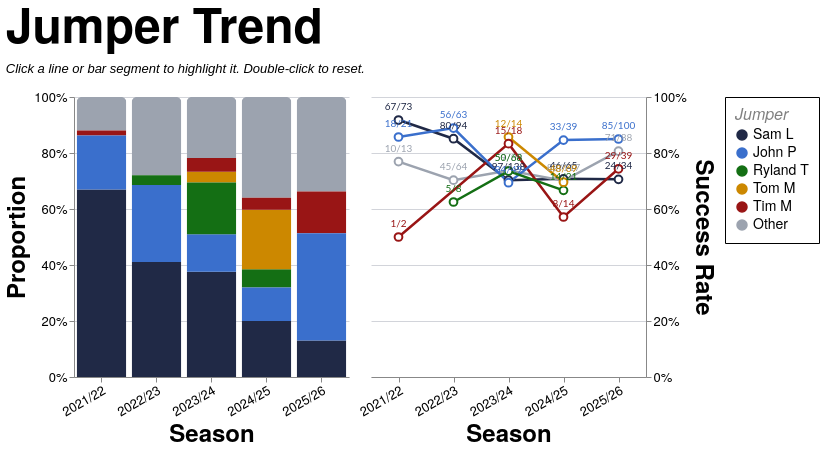

Express this chart as Vega-Lite.
### Vega-Lite specification from a JSON file in a GitHub repository (floating-point values rounded to 4 significant figures; data arrays with more than 128 entries replaced by an {"elided": "..."} marker saying what was removed)
{"config": {"axis": {"labelFont": "PT Sans Narrow, Helvetica Neue, Helvetica, Arial, sans-serif", "titleFont": "PT Sans Narrow, Helvetica Neue, Helvetica, Arial, sans-serif", "labelFontSize": 13, "titleFontSize": 24, "gridColor": "#202947", "gridOpacity": 0.2, "zindex": 1}, "text": {"font": "Lato, sans-serif"}, "bar": {"cornerRadiusEnd": 5}, "header": {"labelFont": "PT Sans Narrow, Helvetica Neue, Helvetica, Arial, sans-serif", "titleFont": "PT Sans Narrow, Helvetica Neue, Helvetica, Arial, sans-serif", "labelFontSize": 24, "titleFontSize": 28, "labelFontWeight": "bold", "orient": "left"}, "legend": {"labelFont": "PT Sans Narrow, Helvetica Neue, Helvetica, Arial, sans-serif", "titleFont": "PT Sans Narrow, Helvetica Neue, Helvetica, Arial, sans-serif", "labelFontSize": 14, "titleFontSize": 16, "titlePadding": 5, "fillColor": "white", "strokeColor": "black", "padding": 10, "titleFontWeight": "lighter", "titleFontStyle": "italic", "titleColor": "gray", "offset": 10}, "title": {"font": "PT Sans Narrow, Helvetica Neue, Helvetica, Arial, sans-serif", "fontSize": 48, "fontWeight": "bold", "anchor": "start", "align": "center", "titlePadding": 20, "subtitlePadding": 10, "subtitleFontSize": 13, "subtitleColor": "", "subtitleFontStyle": "italic", "offset": 15, "color": "black"}, "axisX": {"labelAngle": 0}, "facet": {"title": null, "header": null, "align": {"row": "each", "column": "each"}, "spacing": 10}, "resolve": {"scale": {"y": "independent", "facet": "independent"}}, "background": "transparent", "scale": {"offsetBandPaddingOuter": 0.2, "offsetBandPaddingInner": 0.1}, "view": {"stroke": null, "background": "transparent"}}, "hconcat": [{"mark": {"type": "bar", "opacity": 0.85}, "encoding": {"color": {"field": "jumper_tier", "scale": {"domain": ["Sam L", "John P", "Ryland T", "Tom M", "Tim M", "Other"], "range": ["#202946", "#3a6fcc", "#146f14", "#cc8800", "#991515", "#9ca3af"]}, "title": "Jumper", "type": "nominal"}, "opacity": {"condition": {"param": "param_12", "value": 1.0, "empty": true}, "value": 0.2}, "order": {"field": "tier_sort_order", "sort": "ascending", "type": "quantitative"}, "tooltip": [{"field": "season", "title": "Season", "type": "nominal"}, {"field": "jumper_tier_name", "title": "Jumper", "type": "nominal"}, {"field": "attempts", "format": ",.0f", "title": "Attempts", "type": "quantitative"}, {"field": "won", "format": ",.0f", "title": "Won", "type": "quantitative"}, {"field": "success_rate", "format": ".1%", "title": "Success Rate", "type": "quantitative"}], "x": {"axis": {"labelAngle": -30}, "field": "season", "sort": ["2021/22", "2022/23", "2023/24", "2024/25", "2025/26"], "title": "Season", "type": "nominal"}, "y": {"axis": {"format": "%", "orient": "left"}, "field": "attempts", "stack": "normalize", "title": "Proportion", "type": "quantitative"}}, "height": 280, "name": "view_12", "transform": [{"filter": "(loSquad == 'All' || datum.squad == loSquad) && (loGameType == 'All' || (loGameType == 'League + Cup' && (datum.game_type == 'League' || datum.game_type == 'Cup')) || (loGameType == 'League only' && datum.game_type == 'League') || datum.game_type == loGameType) && (loThrower == 'All' || datum.thrower == loThrower) && (loArea == 'All' || datum.area == loArea) && (loNumbers == 'All' || datum.numbers == loNumbers)"}, {"aggregate": [{"op": "count", "as": "attempts"}, {"op": "sum", "field": "won", "as": "won"}], "groupby": ["season", "jumper_tier", "jumper_tier_name"]}, {"joinaggregate": [{"op": "sum", "field": "attempts", "as": "season_attempts"}], "groupby": ["season"]}, {"calculate": "datum.attempts / datum.season_attempts", "as": "norm_count"}, {"calculate": "datum.won / datum.attempts", "as": "success_rate"}, {"calculate": "datum.won + '/' + datum.attempts", "as": "won_attempts_label"}, {"calculate": "datum.jumper_tier == 'Sam L' ? 0 : datum.jumper_tier == 'John P' ? 1 : datum.jumper_tier == 'Ryland T' ? 2 : datum.jumper_tier == 'Tom M' ? 3 : datum.jumper_tier == 'Tim M' ? 4 : 999", "as": "tier_sort_order"}], "width": {"step": 55}}, {"layer": [{"mark": {"type": "line", "point": {"fill": "white", "filled": false, "size": 60}, "strokeWidth": 2.5}, "encoding": {"color": {"field": "jumper_tier", "scale": {"domain": ["Sam L", "John P", "Ryland T", "Tom M", "Tim M", "Other"], "range": ["#202946", "#3a6fcc", "#146f14", "#cc8800", "#991515", "#9ca3af"]}, "title": "Jumper", "type": "nominal"}, "detail": {"field": "jumper_tier", "type": "nominal"}, "opacity": {"condition": {"param": "param_12", "value": 1.0, "empty": true}, "value": 0.2}, "tooltip": [{"field": "season", "title": "Season", "type": "nominal"}, {"field": "jumper_tier_name", "title": "Jumper", "type": "nominal"}, {"field": "attempts", "format": ",.0f", "title": "Attempts", "type": "quantitative"}, {"field": "won", "format": ",.0f", "title": "Won", "type": "quantitative"}, {"field": "success_rate", "format": ".1%", "title": "Success Rate", "type": "quantitative"}], "x": {"axis": {"labelAngle": -30}, "field": "season", "sort": ["2021/22", "2022/23", "2023/24", "2024/25", "2025/26"], "title": "Season", "type": "nominal"}, "y": {"axis": {"format": "%", "orient": "right"}, "field": "success_rate", "scale": {"domainMax": 1, "nice": true}, "title": "Success Rate", "type": "quantitative"}}, "name": "view_11", "transform": [{"filter": "(loSquad == 'All' || datum.squad == loSquad) && (loGameType == 'All' || (loGameType == 'League + Cup' && (datum.game_type == 'League' || datum.game_type == 'Cup')) || (loGameType == 'League only' && datum.game_type == 'League') || datum.game_type == loGameType) && (loThrower == 'All' || datum.thrower == loThrower) && (loArea == 'All' || datum.area == loArea) && (loNumbers == 'All' || datum.numbers == loNumbers)"}, {"aggregate": [{"op": "count", "as": "attempts"}, {"op": "sum", "field": "won", "as": "won"}], "groupby": ["season", "jumper_tier", "jumper_tier_name"]}, {"joinaggregate": [{"op": "sum", "field": "attempts", "as": "season_attempts"}], "groupby": ["season"]}, {"calculate": "datum.attempts / datum.season_attempts", "as": "norm_count"}, {"calculate": "datum.won / datum.attempts", "as": "success_rate"}, {"calculate": "datum.won + '/' + datum.attempts", "as": "won_attempts_label"}, {"calculate": "datum.jumper_tier == 'Sam L' ? 0 : datum.jumper_tier == 'John P' ? 1 : datum.jumper_tier == 'Ryland T' ? 2 : datum.jumper_tier == 'Tom M' ? 3 : datum.jumper_tier == 'Tim M' ? 4 : 999", "as": "tier_sort_order"}]}, {"mark": {"type": "text", "align": "center", "baseline": "bottom", "dy": -8, "fontSize": 10}, "encoding": {"color": {"field": "jumper_tier", "scale": {"domain": ["Sam L", "John P", "Ryland T", "Tom M", "Tim M", "Other"], "range": ["#202946", "#3a6fcc", "#146f14", "#cc8800", "#991515", "#9ca3af"]}, "title": "Jumper", "type": "nominal"}, "detail": {"field": "jumper_tier", "type": "nominal"}, "opacity": {"condition": {"param": "param_12", "value": 1.0, "empty": true}, "value": 0.2}, "text": {"field": "won_attempts_label", "type": "nominal"}, "x": {"axis": {"labelAngle": -30}, "field": "season", "sort": ["2021/22", "2022/23", "2023/24", "2024/25", "2025/26"], "title": "Season", "type": "nominal"}, "y": {"axis": {"format": "%", "orient": "right"}, "field": "success_rate", "scale": {"domainMax": 1, "nice": true}, "title": "Success Rate", "type": "quantitative"}}, "transform": [{"filter": "(loSquad == 'All' || datum.squad == loSquad) && (loGameType == 'All' || (loGameType == 'League + Cup' && (datum.game_type == 'League' || datum.game_type == 'Cup')) || (loGameType == 'League only' && datum.game_type == 'League') || datum.game_type == loGameType) && (loThrower == 'All' || datum.thrower == loThrower) && (loArea == 'All' || datum.area == loArea) && (loNumbers == 'All' || datum.numbers == loNumbers)"}, {"aggregate": [{"op": "count", "as": "attempts"}, {"op": "sum", "field": "won", "as": "won"}], "groupby": ["season", "jumper_tier", "jumper_tier_name"]}, {"joinaggregate": [{"op": "sum", "field": "attempts", "as": "season_attempts"}], "groupby": ["season"]}, {"calculate": "datum.attempts / datum.season_attempts", "as": "norm_count"}, {"calculate": "datum.won / datum.attempts", "as": "success_rate"}, {"calculate": "datum.won + '/' + datum.attempts", "as": "won_attempts_label"}, {"calculate": "datum.jumper_tier == 'Sam L' ? 0 : datum.jumper_tier == 'John P' ? 1 : datum.jumper_tier == 'Ryland T' ? 2 : datum.jumper_tier == 'Tom M' ? 3 : datum.jumper_tier == 'Tim M' ? 4 : 999", "as": "tier_sort_order"}]}], "height": 280, "width": {"step": 55}}], "data": {"name": "data-d1088f10e10cf77acb23d6fb9c6b0e41"}, "params": [{"name": "loSquad", "value": "All"}, {"name": "loSeason", "value": "All"}, {"name": "loGameType", "value": "All"}, {"name": "loThrower", "value": "All"}, {"name": "loJumper", "value": "All"}, {"name": "loArea", "value": "All"}, {"name": "loNumbers", "value": "All"}, {"name": "param_12", "select": {"type": "point", "clear": "dblclick", "fields": ["jumper_tier"], "on": "click"}, "views": ["view_12", "view_11"]}], "resolve": {"scale": {"color": "shared"}}, "spacing": 8, "title": {"text": "Jumper Trend", "subtitle": "Click a line or bar segment to highlight it. Double-click to reset."}, "$schema": "https://vega.github.io/schema/vega-lite/v5.20.1.json", "datasets": {"data-d1088f10e10cf77acb23d6fb9c6b0e41": {"elided": "1291 records"}}}
